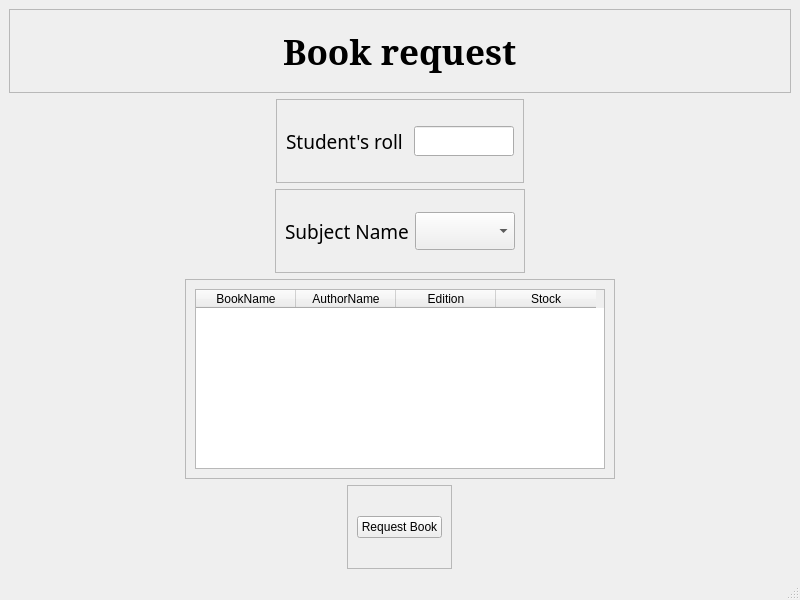
<?xml version="1.0" encoding="UTF-8"?>
<ui version="4.0">
 <class>bookReq</class>
 <widget class="QMainWindow" name="bookReq">
  <property name="geometry">
   <rect>
    <x>0</x>
    <y>0</y>
    <width>800</width>
    <height>600</height>
   </rect>
  </property>
  <property name="windowTitle">
   <string>MainWindow</string>
  </property>
  <widget class="QWidget" name="centralwidget">
   <layout class="QVBoxLayout" name="verticalLayout">
    <item>
     <widget class="QFrame" name="frame">
      <property name="frameShape">
       <enum>QFrame::StyledPanel</enum>
      </property>
      <property name="frameShadow">
       <enum>QFrame::Raised</enum>
      </property>
      <layout class="QVBoxLayout" name="verticalLayout_2">
       <item alignment="Qt::AlignHCenter">
        <widget class="QLabel" name="label">
         <property name="font">
          <font>
           <family>MS Serif</family>
           <pointsize>26</pointsize>
           <weight>75</weight>
           <bold>true</bold>
          </font>
         </property>
         <property name="text">
          <string>Book request</string>
         </property>
        </widget>
       </item>
      </layout>
     </widget>
    </item>
    <item alignment="Qt::AlignHCenter">
     <widget class="QFrame" name="frame_2">
      <property name="frameShape">
       <enum>QFrame::StyledPanel</enum>
      </property>
      <property name="frameShadow">
       <enum>QFrame::Raised</enum>
      </property>
      <layout class="QHBoxLayout" name="horizontalLayout">
       <item>
        <widget class="QLabel" name="label_2">
         <property name="font">
          <font>
           <family>MV Boli</family>
           <pointsize>14</pointsize>
          </font>
         </property>
         <property name="text">
          <string>Student's roll </string>
         </property>
        </widget>
       </item>
       <item>
        <widget class="QLineEdit" name="sid">
         <property name="maximumSize">
          <size>
           <width>100</width>
           <height>30</height>
          </size>
         </property>
        </widget>
       </item>
      </layout>
     </widget>
    </item>
    <item alignment="Qt::AlignHCenter">
     <widget class="QFrame" name="frame_3">
      <property name="frameShape">
       <enum>QFrame::StyledPanel</enum>
      </property>
      <property name="frameShadow">
       <enum>QFrame::Raised</enum>
      </property>
      <layout class="QHBoxLayout" name="horizontalLayout_2">
       <item>
        <widget class="QLabel" name="label_9">
         <property name="font">
          <font>
           <family>MV Boli</family>
           <pointsize>14</pointsize>
          </font>
         </property>
         <property name="text">
          <string>Subject Name</string>
         </property>
        </widget>
       </item>
       <item>
        <widget class="QComboBox" name="sub">
         <property name="minimumSize">
          <size>
           <width>100</width>
           <height>0</height>
          </size>
         </property>
         <property name="font">
          <font>
           <family>MoolBoran</family>
           <pointsize>16</pointsize>
          </font>
         </property>
         <item>
          <property name="text">
           <string/>
          </property>
         </item>
        </widget>
       </item>
      </layout>
     </widget>
    </item>
    <item alignment="Qt::AlignHCenter">
     <widget class="QFrame" name="frame_4">
      <property name="minimumSize">
       <size>
        <width>430</width>
        <height>0</height>
       </size>
      </property>
      <property name="maximumSize">
       <size>
        <width>16777215</width>
        <height>200</height>
       </size>
      </property>
      <property name="frameShape">
       <enum>QFrame::StyledPanel</enum>
      </property>
      <property name="frameShadow">
       <enum>QFrame::Raised</enum>
      </property>
      <layout class="QVBoxLayout" name="verticalLayout_3">
       <item>
        <widget class="QTableWidget" name="table">
         <column>
          <property name="text">
           <string>BookName</string>
          </property>
         </column>
         <column>
          <property name="text">
           <string>AuthorName</string>
          </property>
         </column>
         <column>
          <property name="text">
           <string>Edition</string>
          </property>
         </column>
         <column>
          <property name="text">
           <string>Stock</string>
          </property>
         </column>
        </widget>
       </item>
      </layout>
     </widget>
    </item>
    <item alignment="Qt::AlignHCenter">
     <widget class="QFrame" name="frame_5">
      <property name="frameShape">
       <enum>QFrame::StyledPanel</enum>
      </property>
      <property name="frameShadow">
       <enum>QFrame::Raised</enum>
      </property>
      <layout class="QVBoxLayout" name="verticalLayout_4">
       <item>
        <widget class="QPushButton" name="request">
         <property name="text">
          <string>Request Book</string>
         </property>
        </widget>
       </item>
      </layout>
     </widget>
    </item>
   </layout>
  </widget>
  <widget class="QMenuBar" name="menubar">
   <property name="geometry">
    <rect>
     <x>0</x>
     <y>0</y>
     <width>800</width>
     <height>21</height>
    </rect>
   </property>
  </widget>
  <widget class="QStatusBar" name="statusbar"/>
 </widget>
 <resources/>
 <connections/>
</ui>
